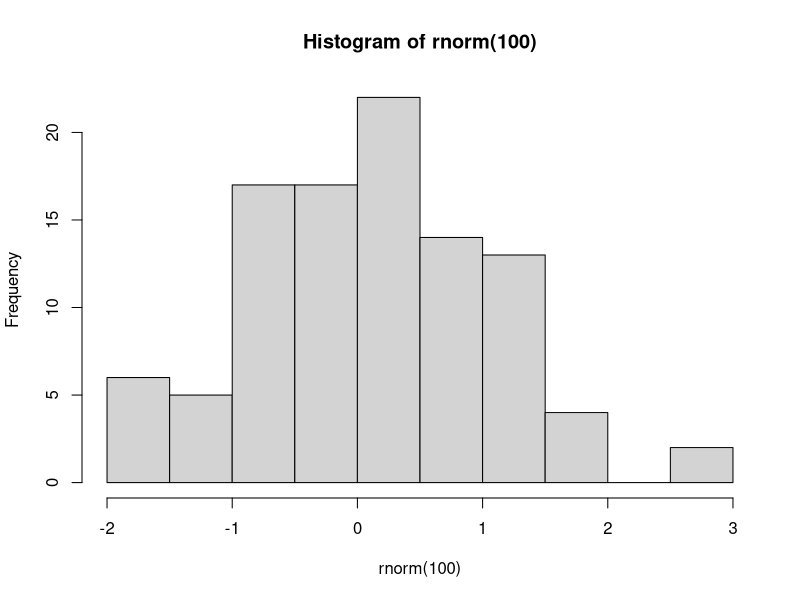
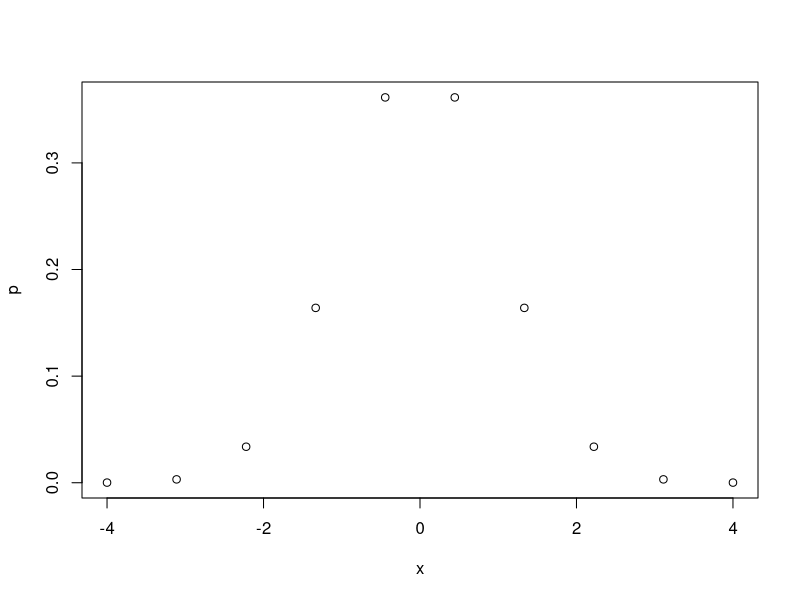
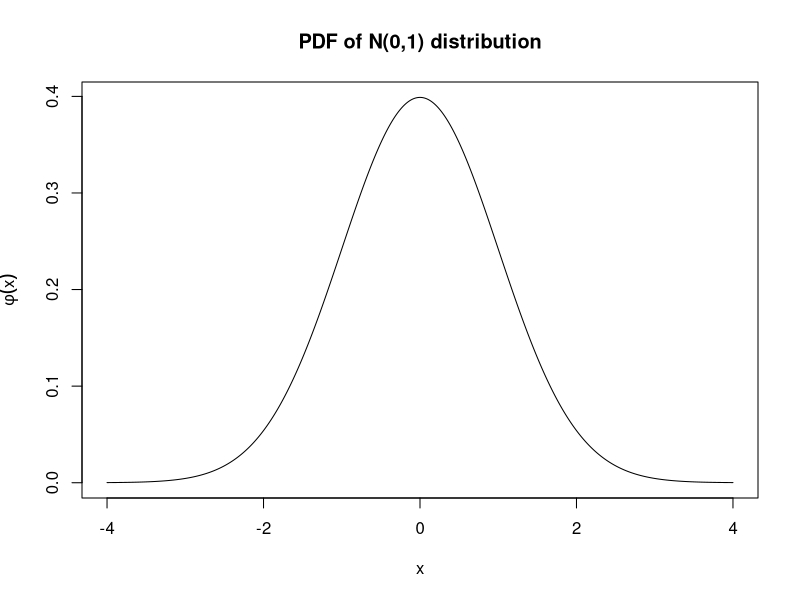

These figures' R source, in order:
## ---- chunk 1
knitr::opts_chunk$set(echo = TRUE,prompt=TRUE,tidy=TRUE,collapse=TRUE)
library("tidyverse")
simdat <- tibble(xval=sort(rnorm(100)),
                 yval=sign(xval)+0.3*rnorm(100),
                 zval=as.integer(round(runif(100))))
simdat$tmpval <- simdat$xval
simdat$tmpval[simdat$xval < 0] <- NA
## ---- chunk 2
print("Hello world!")
## ---- chunk 3
# This is a comment. R ignores everything in a line after the "#"
4+5
## ---- chunk 4
sqrt(4+5)
## ---- chunk 5
# This expression has a side effect
# It causes R to plot a histogram of 100 N(0,1) random numbers
hist(rnorm(100))
## ---- chunk 6
# This will cause the variable x to take on the value 2
x <- 2
# We can then use x in any expression
y <- x + 1
print(y)
# We can change the value of x at any time
x <- 0
# But this will not change the result of any previous calculations
print(y)
## ---- chunk 7
x <- 5
print(x) 
x
## ---- chunk 8
fruits <- c("Avocado","Banana","Cantaloupe")
print(fruits)
## ---- chunk 9
# REP repeats something a particular number of times (like Excel's Fill tool)
ones <- rep(1,times=10)
print(ones)
# SEQ creates a sequence (like Excel's Series tool)
evens <- seq(from=2,to=20,by=2)
print(evens)
# You can also create a sequence with the : operator:
print(1:10)
## ---- chunk 10
# This command subtracts 1 from every element in evens
odds <- evens - ones
print(odds)
# This command does the same
odds <- evens - 1
print(odds)
## ---- chunk 11
# You can give a single index
# evens[2] is the 2nd element in evens
x <- evens[2]
print(x)
# You can give a vector of indices
# evens[c(2,5)] is a vector containing the 2nd and 5th element in evens 
x <- evens[c(2,5)]
print(x)
# You can give a range of indices
# evens[2:5] is a vector containing the 2nd, 3rd, 4th and 5th element in evens 
x <- evens[2:5]
print(x)
## ---- chunk 12
print(evens)
# This creates a vector of the same length as evens, that contains TRUE
# for all values less than 10, and FALSE for all other values
lessthan10 <- (evens < 10)
print(lessthan10)
# This creates a vector that includes only those elements of evens
# for which forexample is TRUE
x <- evens[lessthan10]
print(x)
# This is a quicker way of accomplishing the same result
x <- evens[evens < 10]
print(x)
## ---- chunk 13
x <- evens
print(x)
# This assigns the number 1000 to the 2nd element in x
x[2] <- 1000
print(x)
## ---- chunk 14
everything <- list(fruits,evens,odds)
print(everything)
## ---- chunk 15
everything <- list(fruits=fruits,evens=evens,odds=odds)
print(everything)
## ---- chunk 16
print(everything[[2]])
## ---- chunk 17
print(everything[["evens"]])
print(everything$fruits)
## ---- chunk 18
# There is no element in everything called "allnumbers" 
everything$allnumbers <- c(evens,odds)
# But now there is...
print(everything)
## ---- chunk 19
print(attributes(fruits))
print(attributes(evens))
print(attributes(everything))
## ---- chunk 20
   y <- print("Hello world")
   print(y)
## ---- chunk 21
# These two statements are equivalent
2 + 2
sum(2,2)
## ---- chunk 22
# Basic arithmetic operators
2 + 3
2 - 3
2 * 3
2 / 3
2 ^ 3
# Comparison operators
2 < 3
2 == 3
2 > 3
# Logical operators
2 == 3 & 2 < 3 # this is logical AND
2 == 3 | 2 < 3 # this is logical OR
## ---- chunk 23
# These two statments are equivalent:
x <- 2
assign(y,2)
print(x)
print(y)
# The assign function returns its own value, so you can do this:
x <- y <- 3
print(x)
print(y)
## ---- chunk 24
   # ? seq
## ---- chunk 25
   x <- seq(from=-4,to=4,length.out=10)
   print(x)
## ---- chunk 26
   p <- dnorm(x)
   print(p)
## ---- chunk 27
   plot(x,p)
## ---- chunk 28
x <- seq(from=-4,to=4,length.out=1000)
p <- dnorm(x)
plot(x,p,type="l",ylab=expression(phi(x)),main="PDF of N(0,1) distribution")
